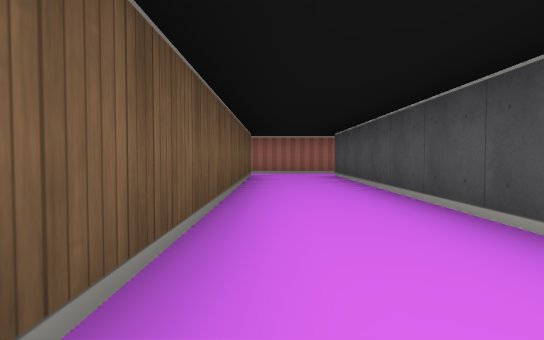
View 1 (above)

24 first-person views from a walk through a cub3D maze. The camera is about half as high as the walls, tilts 2° down and sees 75° across. The floor is counted in squares. Each view is taken from the middle of a square. On the plan, view 1 faces up. The plan holds only what a view shows up to about 9 squares ahead; the rest is blank.

View 2
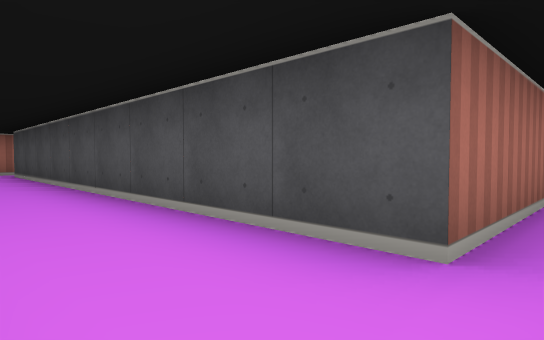

View 3
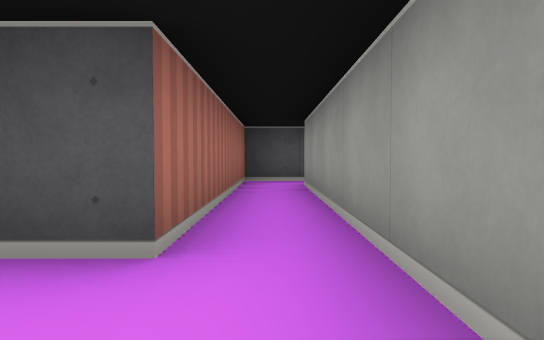

View 4
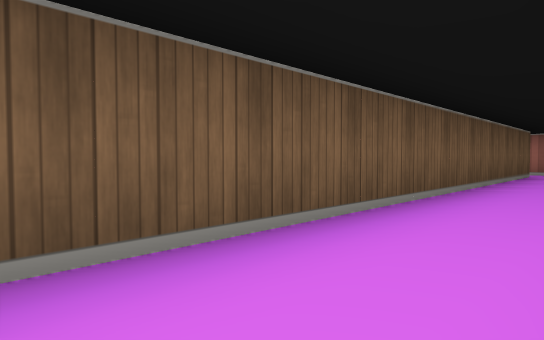

View 5
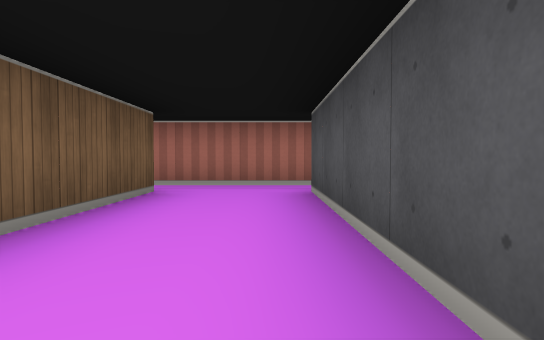

View 6
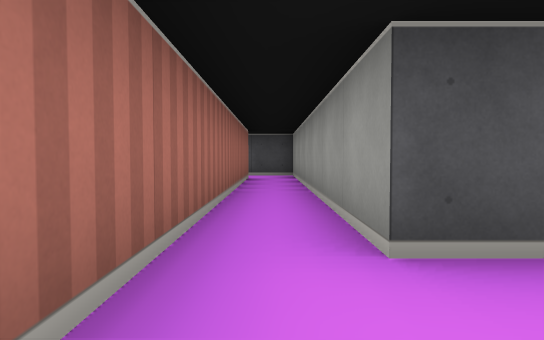

View 7
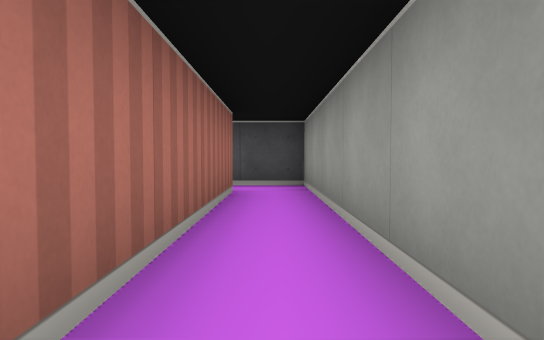

View 8
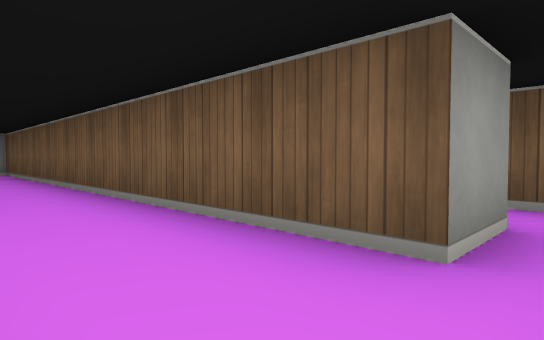

View 9
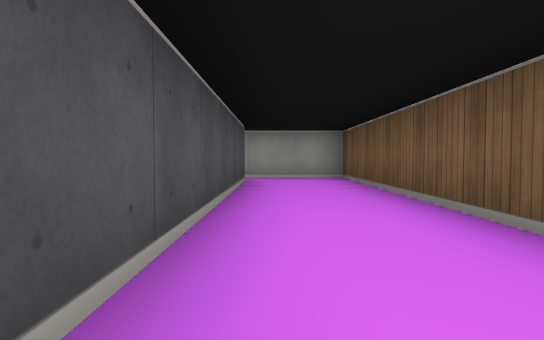

View 10
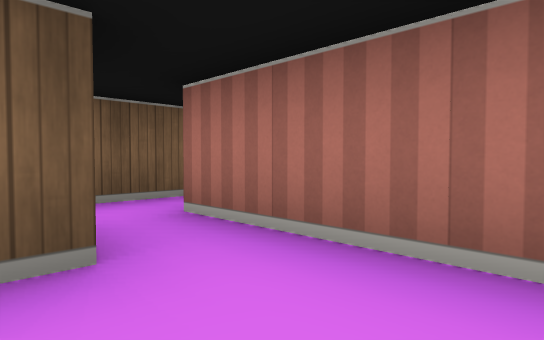

View 11
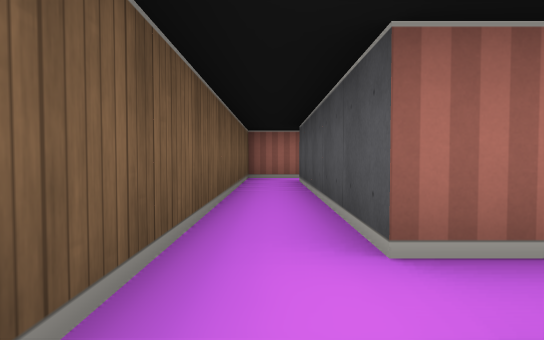

View 12
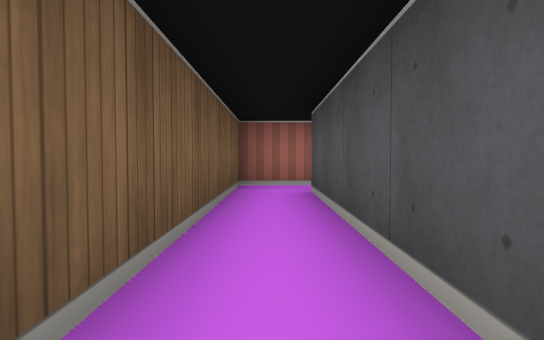

View 13
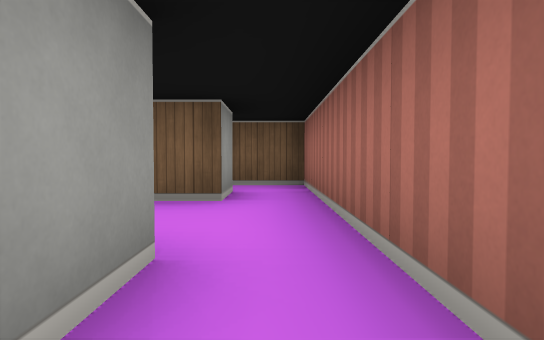

View 14
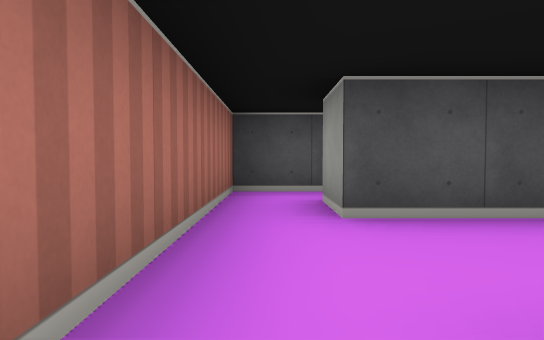

View 15
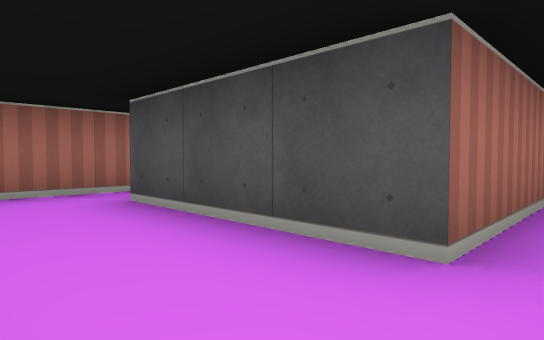

View 16
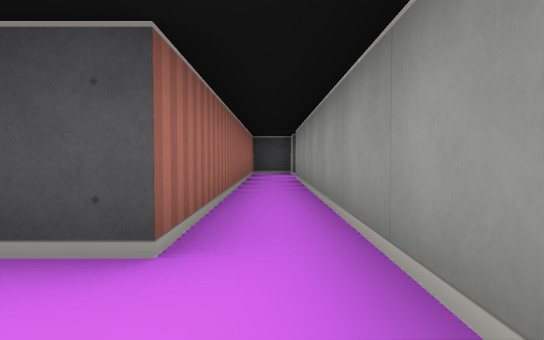

View 17
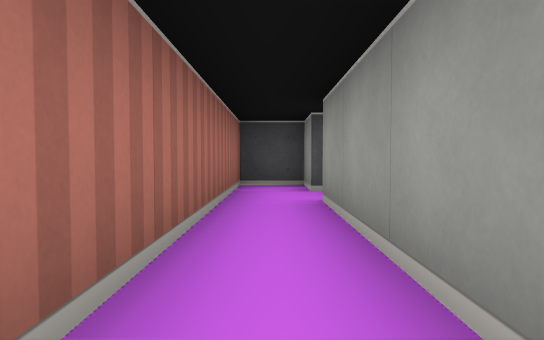

View 18
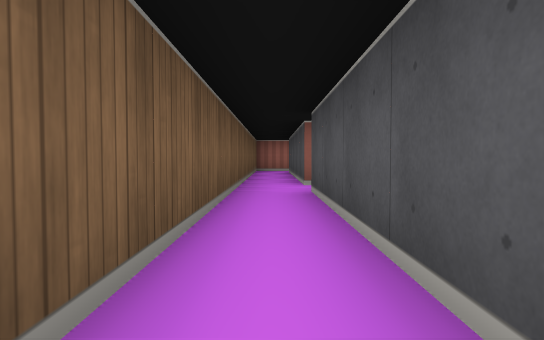

View 19
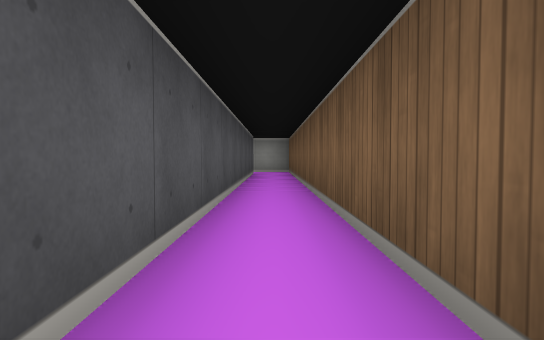

View 20
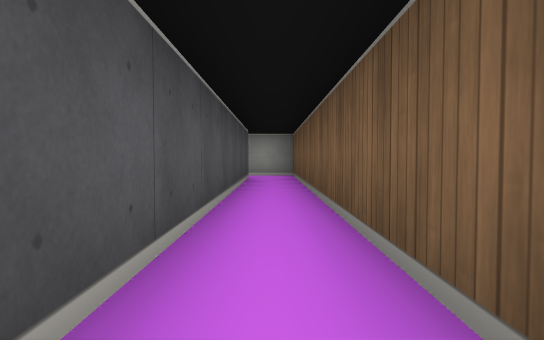

View 21
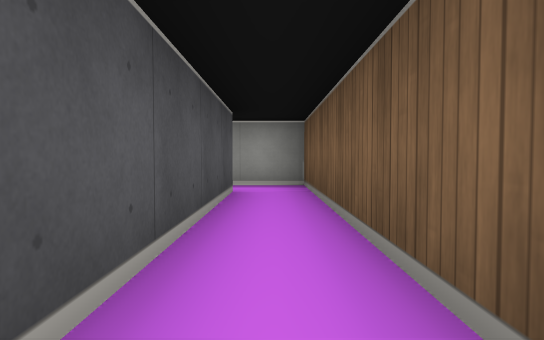

View 22
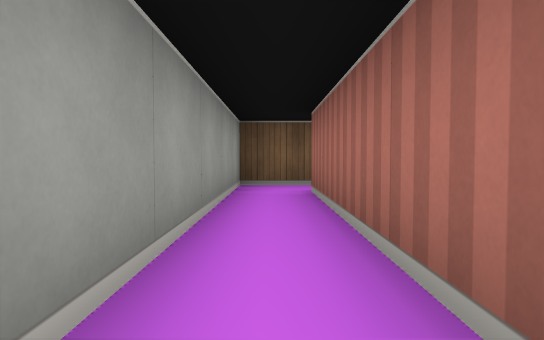

View 23
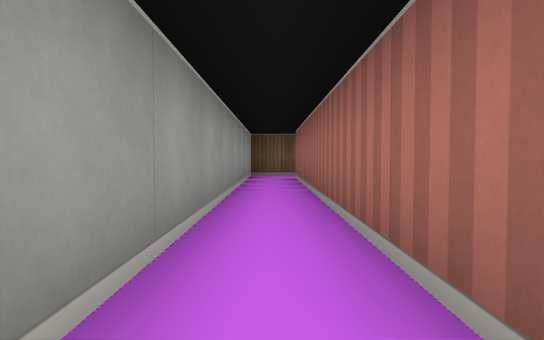

View 24
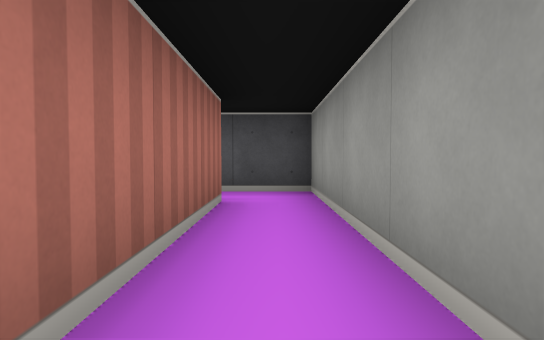

### Floor plan
Points are (right, up) in squares from view 1. A wall is a line through its corners. A room is listed if a view was taken in it or the views show most of it. See-through windows are left out.
Room 1 (views 1, 2, 3, 4, 5, 6, 7, 8, 9, 10)
walls: (-0.5, 8.5) (-0.5, -1.5) (5.5, -1.5); (6.5, -1.5) (6.5, -0.5) (1.5, -0.5) (1.5, 8.5) (8.5, 8.5) (8.5, 10.5); (7.5, 9.5) (-0.5, 9.5)
ways out: opening at (-1, 9) to room 2; opening at (6, -2) to room 2; opening at (8, 10) to room 4
Room 2 (views 11, 12, 14, 18, 19, 20, 21, 22, 23, 24)
walls: (-0.5, 9.5) (-1.5, 9.5) (-1.5, 14.5) (-0.5, 14.5); (5.5, -2.5) (-1.5, -2.5) (-1.5, 8.5) (-0.5, 8.5); (-0.5, 15.5) (-2.5, 15.5) (-2.5, -3.5) (6.5, -3.5) (6.5, -1.5)
ways out: opening at (-1, 9) to room 1; opening at (6, -2) to room 1; opening at (-1, 15) to room 4
Room 3 (view 13)
walls: (3.5, 14.2) (3.5, 15.5) (2.5, 15.5)
ways out: opening at (2, 15) to room 4; opening at (3, 14)
Room 4 (views 15, 16, 17)
walls: (0.6, 10.5) (7.5, 10.5); (2.5, 15.5) (-0.5, 15.5); (-0.5, 14.5) (-0.5, 13.8); (8.5, 10.5) (9.5, 10.5) (9.5, 11.5) (1.5, 11.5) (1.5, 14.5) (2.5, 14.5)
ways out: opening at (8, 10) to room 1; opening at (-1, 15) to room 2; opening at (2, 15) to room 3

Positions as (right, up) in squares from view 1, and headings:
1: (0, 0), facing up
2: (0, -1), facing up-right
3: (0, -1), facing right
4: (1, -1), facing up-left
5: (1, 4), facing up
6: (0, 9), facing right
7: (3, 9), facing right
8: (1, 9), facing down-left
9: (1, 6), facing down
10: (1, 8), facing up-left
11: (-2, 8), facing up
12: (-2, 10), facing up
13: (3, 15), facing left
14: (-1, 15), facing right
15: (0, 11), facing up-right
16: (0, 11), facing right
17: (4, 11), facing right
18: (-2, 4), facing up
19: (-2, 7), facing down
20: (-2, 5), facing down
21: (-2, 2), facing down
22: (3, -3), facing left
23: (6, -3), facing left
24: (2, -3), facing right
